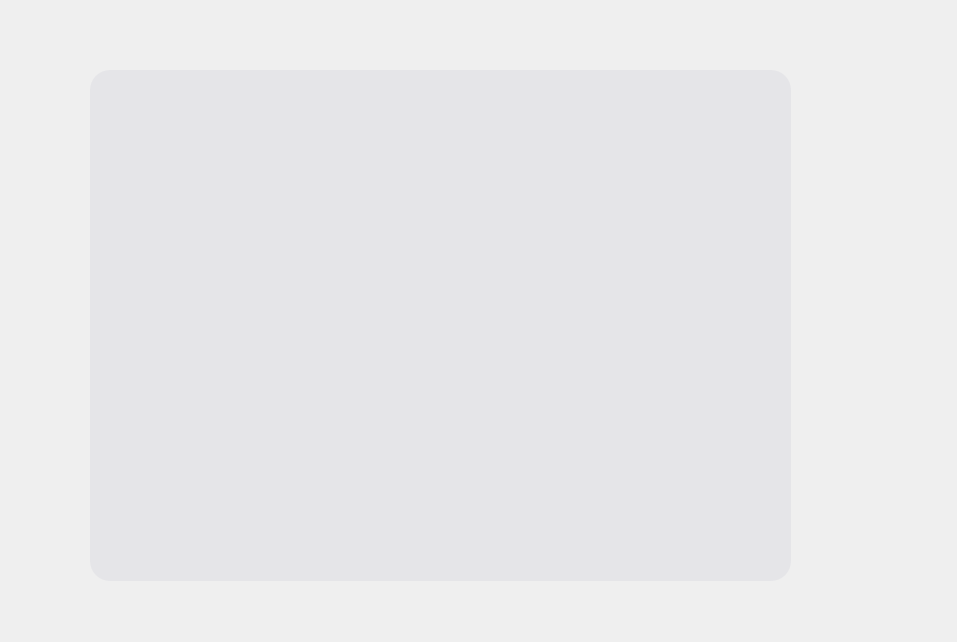
<?xml version="1.0" encoding="UTF-8"?>
<ui version="4.0">
 <class>Dialog</class>
 <widget class="QDialog" name="Dialog">
  <property name="geometry">
   <rect>
    <x>0</x>
    <y>0</y>
    <width>957</width>
    <height>642</height>
   </rect>
  </property>
  <property name="windowTitle">
   <string>Dialog</string>
  </property>
  <widget class="QLabel" name="label">
   <property name="geometry">
    <rect>
     <x>0</x>
     <y>0</y>
     <width>961</width>
     <height>641</height>
    </rect>
   </property>
   <property name="text">
    <string/>
   </property>
   <property name="pixmap">
    <pixmap resource="resource.qrc">:/image/img/bg.jpeg</pixmap>
   </property>
   <property name="scaledContents">
    <bool>true</bool>
   </property>
  </widget>
  <widget class="QWidget" name="statisticsWidget" native="true">
   <property name="geometry">
    <rect>
     <x>90</x>
     <y>70</y>
     <width>701</width>
     <height>511</height>
    </rect>
   </property>
   <property name="styleSheet">
    <string notr="true">#statisticsWidget{
    background-color: rgba(214, 215, 222, 0.4);
    border-radius: 20px;

}</string>
   </property>
  </widget>
 </widget>
 <resources>
  <include location="resource.qrc"/>
 </resources>
 <connections/>
</ui>
